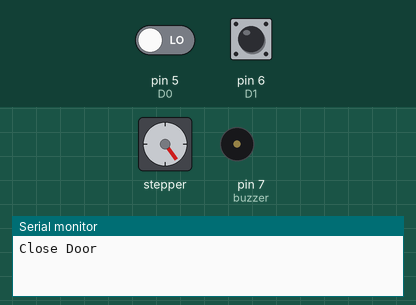
This sketch was run on a simulated Arduino Uno, built with avr-gcc and run on an emulated ATmega328P. Parts: stepper motor, buzzer (waves = sounding, pin HIGH), the last lines printed to the serial monitor. Wiring (inferred from the names in the program): stepper motor (200 steps per turn assumed): coils pin 8, pin 9, pin 10, pin 11. Inputs (shaded band) come from the test bench; at power-on: pin 5 (D0) LOW, pin 6 (D1) HIGH. Pins used as bus, display or sensor lines are not drawn.

Above: at 5.6 s.
5.7 s: pin 5 (D0) driven HIGH
At 7.0 s:
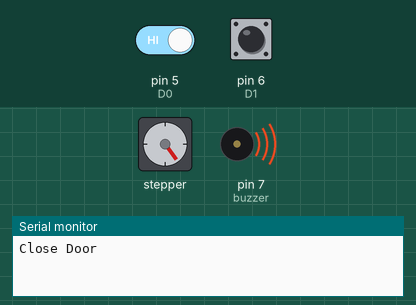
8.7 s: pin 5 (D0) driven LOW
At 10.16 s:
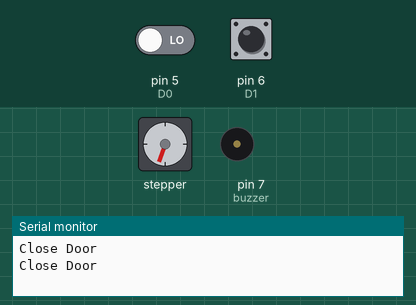
11.7 s: pin 5 (D0) driven HIGH
At 14.8 s:
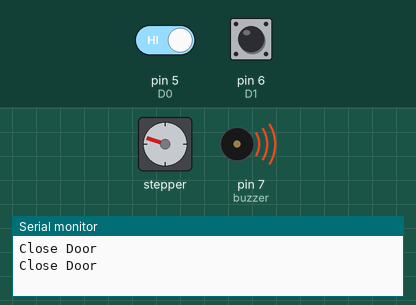
Timing chart, 0 to 18.0 s (numbered marks = the images above; inputs shaded):
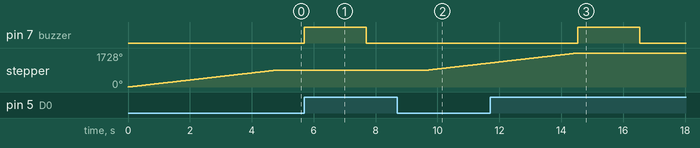

Measured:
- after the input at 5.7 s, pin 7 (buzzer): LOW → HIGH at once, → LOW 2.0 s later
- after the input at 8.7 s, stepper: keeps turning clockwise at about 180°/s, starting after 1.0 s
- after the input at 11.7 s, pin 7 (buzzer): LOW → HIGH after 2.8 s, → LOW 2.0 s later
- by itself, stepper: turns 864° clockwise in 4.8 s

The sketch:

DTMF_based_door_locking_system.ino
```cpp
#include <Stepper.h>

int buzzer=7;
const int D0 = 5;  // Defining Digital Input Pins from DTMF Module
const int D1 = 6;
int SoQ1 = 0;     // Defining variable to store the status(HIGH/LOW) of above inputs.
int SoQ2 = 0;
int oldCon = 0;  //  Variable to know what was the last button pressed.

//const int stepsPerRevolution = 200;
//Stepper myStepper(stepsPerRevolution, 8, 9, 10, 11);

int S1=8;
int S2=9;
int S3=10;
int S4=11;

void setup()
{
  Serial.begin(9600);   // Setup Serial Communication.
  pinMode(D0, INPUT);  // Defining pins as input.
  pinMode(D1, INPUT);
  pinMode(buzzer, OUTPUT);
  pinMode(S1, OUTPUT);
  pinMode(S2, OUTPUT);
  pinMode(S3, OUTPUT);
  pinMode(S4, OUTPUT);
 // myStepper.setSpeed(60);
}

void loop()
{
  SoQ1 = digitalRead(D0);  // Reading status of Input Pins. It can be LOW or HIGH
  SoQ2 = digitalRead(D1);

  if(SoQ2==LOW && SoQ1==HIGH )               // Condition for Button 1. It is equal to Binary - 0001
  {
    if (oldCon!=1)
    {
      door_open();
    }
    oldCon=1;
  }

  else if(SoQ2==HIGH && SoQ1==LOW )               // Condition for Button 1. It is equal to Binary - 0001
    {
      if (oldCon!=2)
      {
        door_close();
      }
      oldCon=2;
    }

  else if(SoQ2==HIGH && SoQ1==HIGH )               // Condition for Button 1. It is equal to Binary - 0001
    {
      if (oldCon!=3)
      {
        buzzer_on();
      }
      oldCon=3;
    }

}


void door_open()
{
  Serial.println("Open Door");
 // myStepper.step(stepsPerRevolution);
   for(int i = 0; i<120; i++)
  {
    digitalWrite(S4, HIGH);
    digitalWrite(S3, LOW);
    digitalWrite(S2, LOW);
    digitalWrite(S1, LOW);
    delay(5);
    digitalWrite(S4, HIGH);
    digitalWrite(S3, HIGH);
    digitalWrite(S2, LOW);
    digitalWrite(S1, LOW);
    delay(5);
    digitalWrite(S4, LOW);
    digitalWrite(S3, HIGH);
    digitalWrite(S2, LOW);
    digitalWrite(S1, LOW);
    delay(5);
    digitalWrite(S4, LOW);
    digitalWrite(S3, HIGH);
    digitalWrite(S2, HIGH);
    digitalWrite(S1, LOW);
    delay(5);
    digitalWrite(S4, LOW);
    digitalWrite(S3, LOW);
    digitalWrite(S2, HIGH);
    digitalWrite(S1, LOW);
    delay(5);
    digitalWrite(S4, LOW);
    digitalWrite(S3, LOW);
    digitalWrite(S2, HIGH);
    digitalWrite(S1, HIGH);
    delay(5);
    digitalWrite(S4, LOW);
    digitalWrite(S3, LOW);
    digitalWrite(S2, LOW);
    digitalWrite(S1, HIGH);
    delay(5);
    digitalWrite(S4, HIGH);
    digitalWrite(S3, LOW);
    digitalWrite(S2, LOW);
    digitalWrite(S1, HIGH);
    delay(5);
  }
  digitalWrite(S4, HIGH);
  digitalWrite(S3, LOW);
  digitalWrite(S2, LOW);
  digitalWrite(S1, LOW);
  delay(5);

  delay(10);
}

void door_close()
{
  Serial.println("Close Door");
 for(int j = 0; j<120; j++)
  {
    digitalWrite(S4, LOW);
    digitalWrite(S3, LOW);
    digitalWrite(S2, LOW);
    digitalWrite(S1, HIGH);
    delay(5);
    digitalWrite(S4, LOW);
    digitalWrite(S3, LOW);
    digitalWrite(S2, HIGH);
    digitalWrite(S1, HIGH);
    delay(5);

    digitalWrite(S4, LOW);
    digitalWrite(S3, LOW);
    digitalWrite(S2, HIGH);
    digitalWrite(S1, LOW);
    delay(5);
    digitalWrite(S4, LOW);
    digitalWrite(S3, HIGH);
    digitalWrite(S2, HIGH);
    digitalWrite(S1, LOW);
    delay(5);

    digitalWrite(S4, LOW);
    digitalWrite(S3, HIGH);
    digitalWrite(S2, LOW);
    digitalWrite(S1, LOW);
    delay(5);
    digitalWrite(S4, HIGH);
    digitalWrite(S3, HIGH);
    digitalWrite(S2, LOW);
    digitalWrite(S1, LOW);
    delay(5);

    digitalWrite(S4, HIGH);
    digitalWrite(S3, LOW);
    digitalWrite(S2, LOW);
    digitalWrite(S1, LOW);
    delay(5);
    digitalWrite(S4, HIGH);
    digitalWrite(S3, LOW);
    digitalWrite(S2, LOW);
    digitalWrite(S1, HIGH);
    delay(5);
  }
  digitalWrite(S4, LOW);
  digitalWrite(S3, LOW);
  digitalWrite(S2, LOW);
  digitalWrite(S1, HIGH);
  delay(10);
}

void buzzer_on()
{
  digitalWrite(buzzer, HIGH);
        delay(2000);
        digitalWrite(buzzer,LOW);
        delay(2000);
}
```
